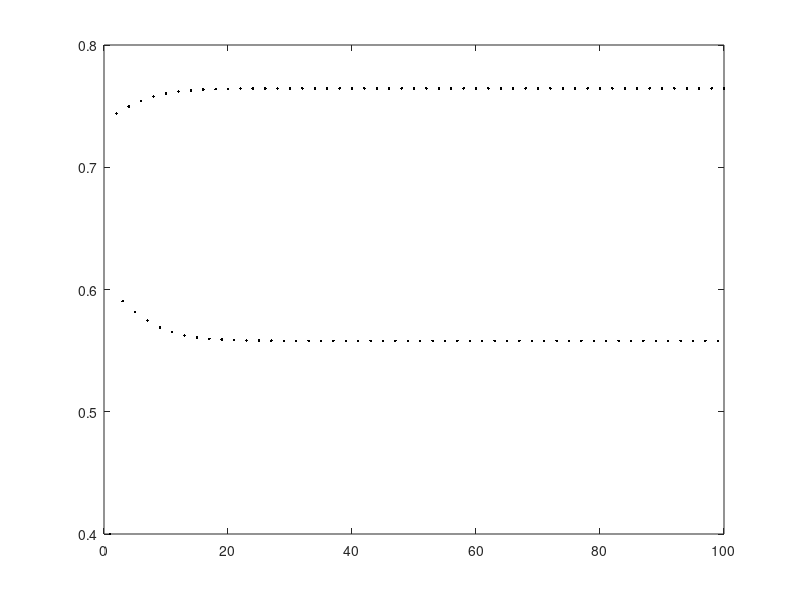

The MATLAB source for this figure:
clear all;

a = 3.1;
x0 = [0.8, 0.6, 0.4];
pokolenia = 100;

for j = 1:length(x0)
    i = 1;
    xn = x0(j);
    N = zeros(pokolenia,1);
    XN = zeros(pokolenia,1);
    N(i) = i;
    XN(i) = xn;
    while i < pokolenia
        i = i+1;
        xn = a*xn*(1-xn);

        N(i) = i;
        XN(i) = xn;
    end
    plot(N, XN, '.', "Color", [0,0,0]);
end
